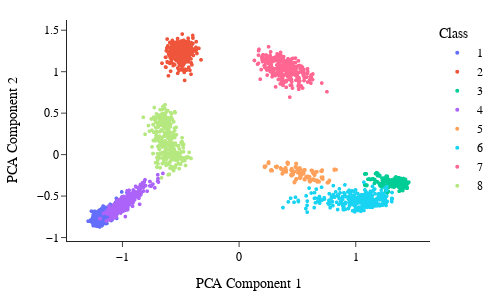

The code cell stored with this chart in its notebook:
### Code cell
MatrixFactorization.plot_with_dimensionality_reduction(embeddings, data.y, method='pca')

### Figure 1 — Plotly figure (JSON) as saved in the notebook; plotly's stock layout.template omitted (floating-point values rounded to 4 significant figures; data arrays with more than 128 entries replaced by an {"elided": "..."} marker saying what was removed)
{"data": [{"hovertemplate": "<b>%{hovertext}</b><br><br>label=1<br>x=%{x}<br>y=%{y}<extra></extra>", "hovertext": {"elided": "300 str values"}, "legendgroup": "1", "marker": {"color": "#636efa", "size": 4, "symbol": "circle"}, "mode": "markers", "name": "1", "showlegend": true, "type": "scattergl", "x": {"elided": "300 float values"}, "xaxis": "x", "y": {"elided": "300 float values"}, "yaxis": "y"}, {"hovertemplate": "<b>%{hovertext}</b><br><br>label=2<br>x=%{x}<br>y=%{y}<extra></extra>", "hovertext": {"elided": "300 str values"}, "legendgroup": "2", "marker": {"color": "#EF553B", "size": 4, "symbol": "circle"}, "mode": "markers", "name": "2", "showlegend": true, "type": "scattergl", "x": {"elided": "300 float values"}, "xaxis": "x", "y": {"elided": "300 float values"}, "yaxis": "y"}, {"hovertemplate": "<b>%{hovertext}</b><br><br>label=3<br>x=%{x}<br>y=%{y}<extra></extra>", "hovertext": {"elided": "300 str values"}, "legendgroup": "3", "marker": {"color": "#00cc96", "size": 4, "symbol": "circle"}, "mode": "markers", "name": "3", "showlegend": true, "type": "scattergl", "x": {"elided": "300 float values"}, "xaxis": "x", "y": {"elided": "300 float values"}, "yaxis": "y"}, {"hovertemplate": "<b>%{hovertext}</b><br><br>label=4<br>x=%{x}<br>y=%{y}<extra></extra>", "hovertext": {"elided": "300 str values"}, "legendgroup": "4", "marker": {"color": "#ab63fa", "size": 4, "symbol": "circle"}, "mode": "markers", "name": "4", "showlegend": true, "type": "scattergl", "x": {"elided": "300 float values"}, "xaxis": "x", "y": {"elided": "300 float values"}, "yaxis": "y"}, {"hovertemplate": "<b>%{hovertext}</b><br><br>label=5<br>x=%{x}<br>y=%{y}<extra></extra>", "hovertext": {"elided": "300 str values"}, "legendgroup": "5", "marker": {"color": "#FFA15A", "size": 4, "symbol": "circle"}, "mode": "markers", "name": "5", "showlegend": true, "type": "scattergl", "x": {"elided": "300 float values"}, "xaxis": "x", "y": {"elided": "300 float values"}, "yaxis": "y"}, {"hovertemplate": "<b>%{hovertext}</b><br><br>label=6<br>x=%{x}<br>y=%{y}<extra></extra>", "hovertext": {"elided": "300 str values"}, "legendgroup": "6", "marker": {"color": "#19d3f3", "size": 4, "symbol": "circle"}, "mode": "markers", "name": "6", "showlegend": true, "type": "scattergl", "x": {"elided": "300 float values"}, "xaxis": "x", "y": {"elided": "300 float values"}, "yaxis": "y"}, {"hovertemplate": "<b>%{hovertext}</b><br><br>label=7<br>x=%{x}<br>y=%{y}<extra></extra>", "hovertext": {"elided": "300 str values"}, "legendgroup": "7", "marker": {"color": "#FF6692", "size": 4, "symbol": "circle"}, "mode": "markers", "name": "7", "showlegend": true, "type": "scattergl", "x": {"elided": "300 float values"}, "xaxis": "x", "y": {"elided": "300 float values"}, "yaxis": "y"}, {"hovertemplate": "<b>%{hovertext}</b><br><br>label=8<br>x=%{x}<br>y=%{y}<extra></extra>", "hovertext": {"elided": "300 str values"}, "legendgroup": "8", "marker": {"color": "#B6E880", "size": 4, "symbol": "circle"}, "mode": "markers", "name": "8", "showlegend": true, "type": "scattergl", "x": {"elided": "300 float values"}, "xaxis": "x", "y": {"elided": "300 float values"}, "yaxis": "y"}], "layout": {"font": {"color": "black", "family": "Arial", "size": 12}, "height": 300, "legend": {"title": {"text": "Class"}, "tracegroupgap": 0}, "margin": {"b": 20, "l": 20, "r": 20, "t": 20}, "width": 500, "xaxis": {"anchor": "y", "domain": [0, 1], "title": {"font": {"size": 14}, "text": "PCA Component 1"}}, "yaxis": {"anchor": "x", "domain": [0, 1], "title": {"font": {"size": 14}, "text": "PCA Component 2"}}}}
